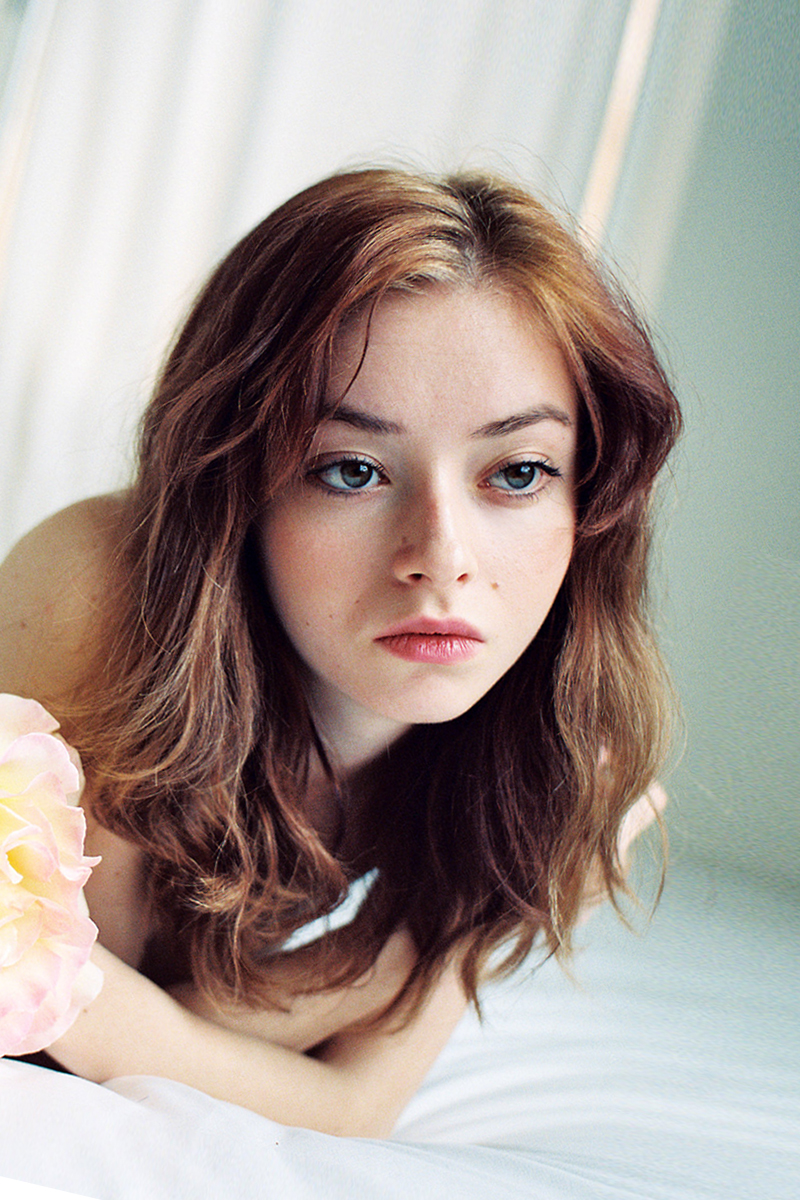
#> input picture images/style1.jpg, 800 x 1200 px
$ python test.py
#> lines starting #> are read from the running program, lines starting #| are printed output that depends on the picture
import os
import pickle

import cv2
import numpy as np
from skimage.io import imread, imsave, imshow , show
from face_alignment import FaceAlignment, LandmarksType
from image_morpher import ImageMorpher
import matplotlib.pyplot as plt

# [178 lines left out: functions laplacian_pyr, local_energy, compute_value, local_matching, dense_matching, replace_bkg and 7 more, not called in this run]

# ////////////


def setup(style_img, input_img, style_mask, input_mask, save=True):
#> called with style_img = '../images/style1.jpg', input_img = '../images/face1.jpg', style_mask = '../images/masks/mask_style1.jpg', input_mask = '../images/masks/mask_custom1.jpg', save = True
        style_name = os.path.basename(style_img).split('.')[0]
        input_name = os.path.basename(input_img).split('.')[0]

        style_img = np.float32(cv2.imread(style_img))
        input_img = np.float32(cv2.imread(input_img))
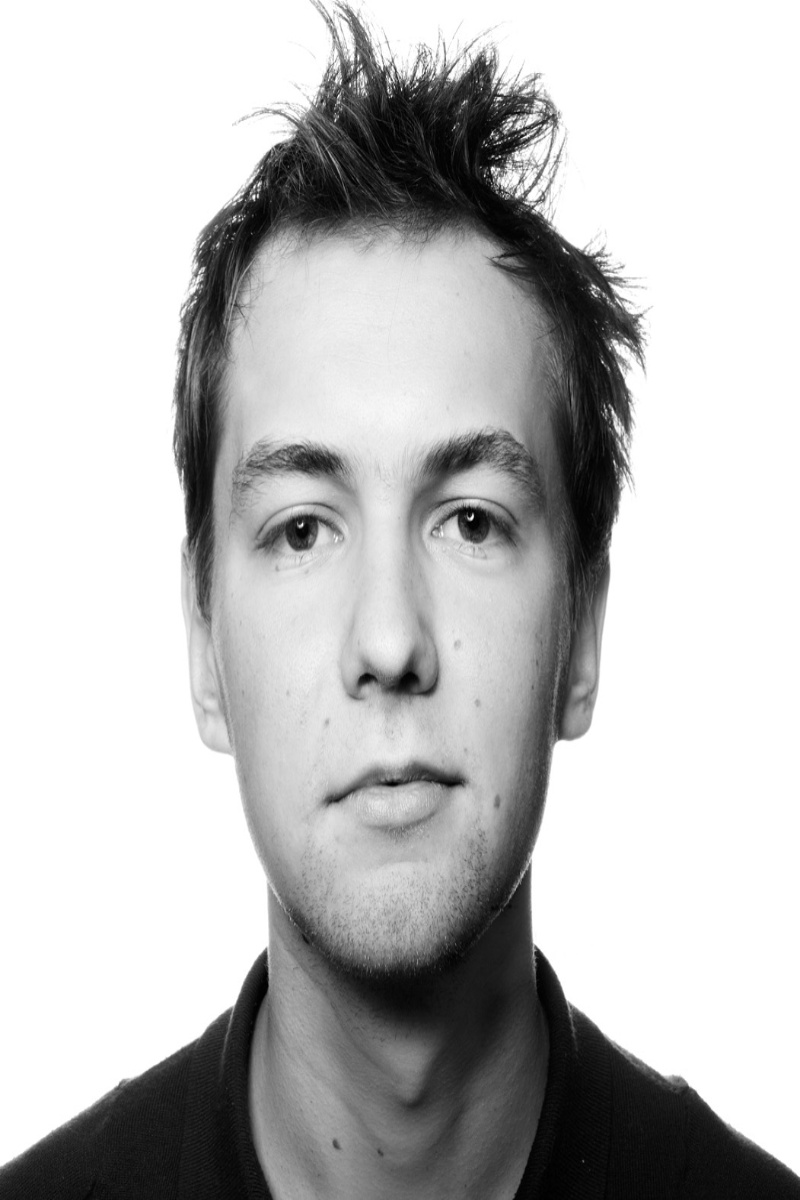
#> input picture images/face1.jpg, 800 x 1200 px
#> input_img: shape (1200, 800, 3) float32; min 0, max 255, mean 190.4

        # [5 lines of commented-out code are left out]


        style_mask = np.float32(cv2.imread(style_mask))
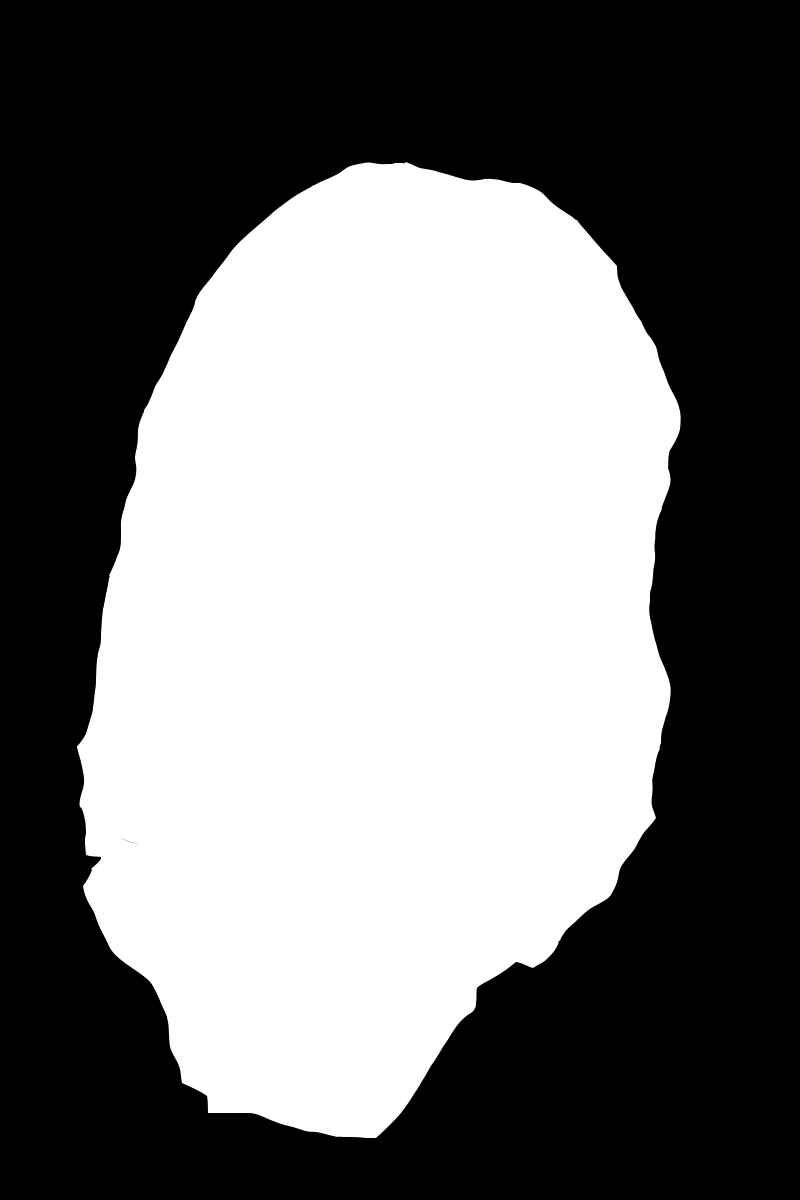
#> input picture images/masks/mask_style1.jpg, 800 x 1200 px
        input_mask = np.float32(cv2.imread(input_mask))
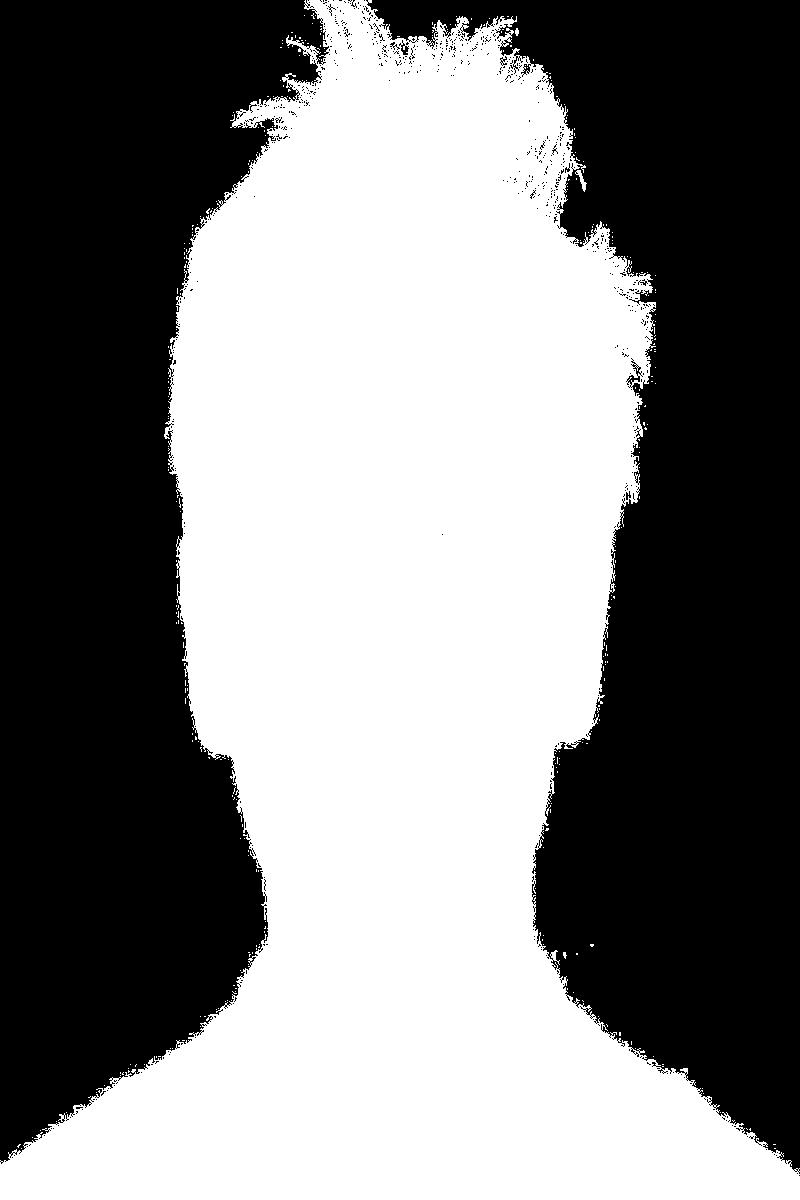
#> input picture images/masks/mask_custom1.jpg, 800 x 1200 px
#> input_mask: shape (1200, 800, 3) float32; min 0, max 255, mean 128.4


        # [6 lines of commented-out code are left out]
        if os.path.exists('input/%s_%s_lm.pkl' % (style_name, input_name)):
            with open('input/%s_%s_lm.pkl' % (style_name, input_name), 'rb') as f:
                pkl = pickle.load(f)
                style_lm = pkl['style']
                input_lm = pkl['input']
        else:
            fa = FaceAlignment(LandmarksType._2D, device='cpu', flip_input=False)
            style_lm = fa.get_landmarks(style_img)[0]
            input_lm = fa.get_landmarks(input_img)[0]
            with open('input/%s_%s_lm.pkl' % (style_name, input_name),
                      'wb') as f:
                pickle.dump({
                    'style': style_lm,
                    'input': input_lm
                }, f, protocol=2)

        output_filename = '_'.join({input_name, style_name})
        save = save

        warped, vx, vy = dense_matching(style_img, input_img, style_lm, input_lm)

        matched = local_matching(style_img, input_img, style_mask, input_mask, vx, vy)
        matched = replace_bkg(matched, style_img, input_img, style_mask, input_mask, vx, vy)
        # matched = eye_highlight(matched, style_img, input_img, style_mask, input_mask, vx, vy)
        extra_bg = []

        for i in range(input_img.shape[0]):
            temp = []
            for j in range(input_img.shape[1]):
                temp2 = []
                for k in range(input_img.shape[2]):
                   if (input_mask[i][j][k] != 255):
                        temp2.append(input_img[i][j][k])
                   else:
                        temp2.append(0)
                temp.append(temp2)
            extra_bg.append(temp)

        matched += extra_bg
        cv2.imwrite('output.jpg', matched)


setup('../images/style1.jpg', '../images/face1.jpg', '../images/masks/mask_style1.jpg', '../images/masks/mask_custom1.jpg')
#> (the call stopped at in setup, `fa = FaceAlignment(LandmarksType._2D, device='cpu', flip_input=False)`: face_alignment is not available in this run)
